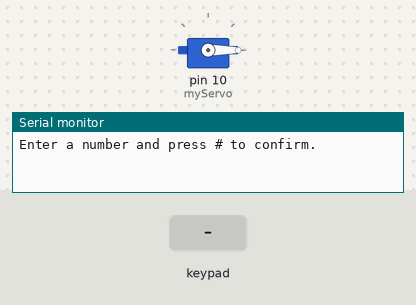
Bench run of a sketch on a simulated Arduino Uno, built with avr-gcc and run on an emulated ATmega328P. On the bench: servo, the last lines printed to the serial monitor. The test bench sets the inputs (shaded band).

Above: at 1.2 s.
1.3 s: keypad keys 9 8 7 6 # pressed 0.4 s apart
At 3.36 s:
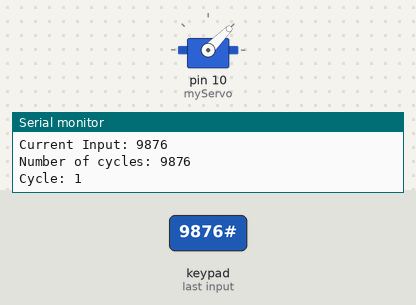
At 3.96 s:
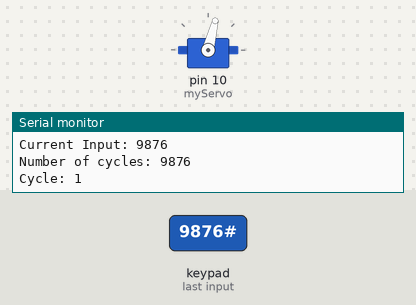
Timing chart, 0 to 11.6 s (numbered marks = the images above; inputs shaded):
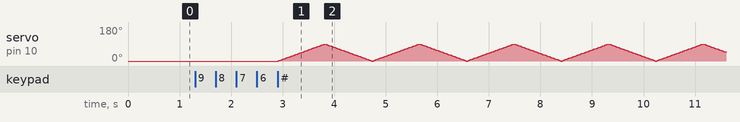

The sketch:

ServoMotorWithKeypadPress_copy_20250126215039.ino
```cpp
#include <Keypad.h>
#include <Servo.h>

// Define keypad dimensions
const byte ROWS = 4;  // Four rows
const byte COLS = 4;  // Four columns

// Define the key map
char keys[ROWS][COLS] = {
  { '1', '2', '3', 'A' },
  { '4', '5', '6', 'B' },
  { '7', '8', '9', 'C' },
  { '*', '0', '#', 'D' }
};

// Define the pin numbers for rows and columns
byte rowPins[ROWS] = { 9, 8, 7, 6 };  // Connect to the row pinouts of the keypad
byte colPins[COLS] = { 5, 4, 3, 2 };  // Connect to the column pinouts of the keypad

// Create an object for the keypad
Keypad keypad = Keypad(makeKeymap(keys), rowPins, colPins, ROWS, COLS);

// Create a servo object
Servo myServo;

// Variables for storing user input
String inputNumber = "";  // Stores the number entered by the user

void setup() {
  Serial.begin(9600);  // Initialize serial communication
  myServo.attach(10);  // Attach the servo to pin 10
  myServo.write(0);    // Start the servo at 0 degrees
  Serial.println("Enter a number and press # to confirm.");
}

void loop() {
  char key = keypad.getKey();  // Get the key pressed from the keypad

  if (key) {
    // If '#' is pressed, execute the servo movement
    if (key == '#') {
      if (inputNumber.length() > 0) {      // Check if a number was entered
        int cycles = inputNumber.toInt();  // Convert the input to an integer
        Serial.print("Number of cycles: ");
        Serial.println(cycles);

        // Perform the servo movement for the specified number of cycles
        for (int j = 0; j < cycles; j++) {
          Serial.print("Cycle: ");
          Serial.println(j + 1);

          // Move the servo from 0 to 90 degrees
          for (int i = 0; i <= 90; i++) {
            myServo.write(i);  // Move to angle i
            delay(10);         // Small delay for smooth movement
          }

          // Move the servo back from 90 to 0 degrees
          for (int i = 90; i >= 0; i--) {
            myServo.write(i);  // Move to angle i
            delay(10);         // Small delay for smooth movement
          }
        }
        Serial.println("All cycles completed!");
      } else {
        Serial.println("No number entered. Please enter a number and press #.");
      }
      inputNumber = "";  // Clear the input after execution
    }
    // If a number is pressed, add it to the input string
    else if (key >= '0' && key <= '9') {
      inputNumber += key;
      Serial.print("Current Input: ");
      Serial.println(inputNumber);
    }
    // If an invalid key is pressed, show an error
    else {
      Serial.println("Invalid key. Please enter numbers and press #.");
    }
  }
}


// #include <Keypad.h>
// #include <Servo.h>

// // Define keypad dimensions
// const byte ROWS = 4;  // Four rows
// const byte COLS = 4;  // Four columns

// // Define the key map
// char keys[ROWS][COLS] = {
//   { '1', '2', '3', 'A' },
//   { '4', '5', '6', 'B' },
//   { '7', '8', '9', 'C' },
//   { '*', '0', '#', 'D' }
// };

// // Define the pin numbers for rows and columns
// byte rowPins[ROWS] = { 9, 8, 7, 6 };  // Connect to the row pinouts of the keypad
// byte colPins[COLS] = { 5, 4, 3, 2 };  // Connect to the column pinouts of the keypad

// // Create an object for the keypad
// Keypad keypad = Keypad(makeKeymap(keys), rowPins, colPins, ROWS, COLS);

// // Create a servo object
// Servo myServo;

// void setup() {
//   Serial.begin(9600);  // Initialize serial communication
//   myServo.attach(10);  // Attach the servo to pin 10
//   myServo.write(0);    // Start the servo at 0 degrees
//   Serial.println("Press a key to move the servo.");
// }

// void loop() {
//   char key = keypad.getKey();  // Get the key pressed from the keypad

//   // If a key is pressed, process it
//   if (key) {
//     Serial.print("Key Pressed: ");
//     Serial.println(key);

//     // Convert the pressed key to an integer (number of cycles)
//     int cycles = key - '0';  // Convert char to int

//     // If the key is a valid number (0-9)
//     if (cycles >= 0 && cycles <= 9) {
//       Serial.print("Servo will move ");
//       Serial.print(cycles);
//       Serial.println(" times.");

//       // Perform the servo movement for the specified number of cycles
//       for (int j = 0; j < cycles; j++) {
//         Serial.print("Cycle: ");
//         Serial.println(j + 1);

//         // Move the servo from 0 to 90 degrees
//         for (int i = 0; i <= 90; i++) {
//           myServo.write(i);  // Move to angle i
//           delay(10);         // Small delay for smooth movement
//         }

//         // Move the servo back from 90 to 0 degrees
//         for (int i = 90; i >= 0; i--) {
//           myServo.write(i);  // Move to angle i
//           delay(10);         // Small delay for smooth movement
//         }
//       }
//       Serial.println("All cycles completed!");
//     } else {
//       Serial.println("Invalid key. Please press a number between 0-9.");
//     }
//   }
// }


// // #include <Keypad.h>
// // #include <Servo.h>

// // // Define keypad dimensions
// // const byte ROWS = 4;  // Four rows
// // const byte COLS = 4;  // Four columns

// // // Define the key map
// // char keys[ROWS][COLS] = {
// //   { '1', '2', '3', 'A' },
// //   { '4', '5', '6', 'B' },
// //   { '7', '8', '9', 'C' },
// //   { '*', '0', '#', 'D' }
// // };

// // // Define the pin numbers for rows and columns
// // byte rowPins[ROWS] = { 9, 8, 7, 6 };  // Connect to the row pinouts of the keypad
// // byte colPins[COLS] = { 5, 4, 3, 2 };  // Connect to the column pinouts of the keypad

// // // Create an object for the keypad
// // Keypad keypad = Keypad(makeKeymap(keys), rowPins, colPins, ROWS, COLS);

// // // Create a servo object
// // Servo myServo;

// // int currentAngle = 0;  // Track the current angle of the servo

// // void setup() {
// //   Serial.begin(9600);           // Initialize serial communication
// //   myServo.attach(10);           // Attach the servo to pin 10
// //   myServo.write(currentAngle);  // Start at 0 degrees
// //   Serial.println("Press any key to move the servo.");
// // }

// // void loop() {
// //   char key = keypad.getKey();  // Get the key pressed from the keypad

// //   // If a key is pressed, process it
// //   if (key) {
// //     Serial.print("Key Pressed: ");
// //     Serial.println(key);

// //     // Move the servo incrementally from 0 to 90 degrees for each key press
// //     for (int i = 0; i <= 90; i++) {
// //       myServo.write(i);  // Move to angle i
// //       delay(20);         // Wait for the servo to reach the angle
// //     }

// //     // After reaching 90, go back from 90 to 0
// //     for (int i = 90; i >= 0; i--) {
// //       myServo.write(i);  // Move back to angle i
// //       delay(20);         // Wait for the servo to reach the angle
// //     }
// //   }
// // }
```
